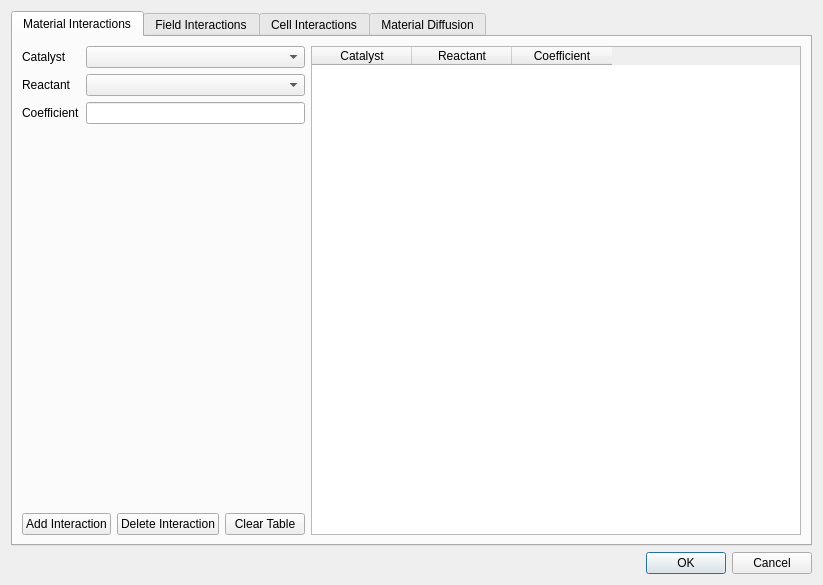
<?xml version="1.0" encoding="UTF-8"?>
<ui version="4.0">
 <class>NCMaterialsSteppableDlg</class>
 <widget class="QDialog" name="NCMaterialsSteppableDlg">
  <property name="geometry">
   <rect>
    <x>0</x>
    <y>0</y>
    <width>823</width>
    <height>585</height>
   </rect>
  </property>
  <property name="windowTitle">
   <string>NCMaterials Steppable: Please define noncellular material interactions</string>
  </property>
  <layout class="QGridLayout" name="gridLayout">
   <item row="1" column="0">
    <widget class="QDialogButtonBox" name="buttonBox">
     <property name="standardButtons">
      <set>QDialogButtonBox::Cancel|QDialogButtonBox::Ok</set>
     </property>
    </widget>
   </item>
   <item row="0" column="0">
    <widget class="QTabWidget" name="tabWidget">
     <property name="sizePolicy">
      <sizepolicy hsizetype="Minimum" vsizetype="Expanding">
       <horstretch>0</horstretch>
       <verstretch>0</verstretch>
      </sizepolicy>
     </property>
     <property name="minimumSize">
      <size>
       <width>0</width>
       <height>0</height>
      </size>
     </property>
     <property name="currentIndex">
      <number>0</number>
     </property>
     <widget class="QWidget" name="tab">
      <attribute name="title">
       <string>Material Interactions</string>
      </attribute>
      <layout class="QGridLayout" name="gridLayout_2">
       <item row="0" column="0">
        <layout class="QHBoxLayout" name="horizontalLayout" stretch="1,2">
         <item>
          <layout class="QVBoxLayout" name="verticalLayout_2">
           <item>
            <layout class="QFormLayout" name="formLayout">
             <item row="0" column="0">
              <widget class="QLabel" name="label">
               <property name="text">
                <string>Catalyst</string>
               </property>
              </widget>
             </item>
             <item row="0" column="1">
              <widget class="QComboBox" name="comboBox_mtlC"/>
             </item>
             <item row="1" column="0">
              <widget class="QLabel" name="label_2">
               <property name="text">
                <string>Reactant</string>
               </property>
              </widget>
             </item>
             <item row="1" column="1">
              <widget class="QComboBox" name="comboBox_mtlR"/>
             </item>
             <item row="2" column="0">
              <widget class="QLabel" name="label_3">
               <property name="text">
                <string>Coefficient</string>
               </property>
              </widget>
             </item>
             <item row="2" column="1">
              <widget class="QLineEdit" name="lineEdit_mtl"/>
             </item>
            </layout>
           </item>
           <item>
            <spacer name="verticalSpacer">
             <property name="orientation">
              <enum>Qt::Vertical</enum>
             </property>
             <property name="sizeHint" stdset="0">
              <size>
               <width>20</width>
               <height>40</height>
              </size>
             </property>
            </spacer>
           </item>
           <item>
            <layout class="QHBoxLayout" name="horizontalLayout_2">
             <item>
              <widget class="QPushButton" name="pushButton_mtlAdd">
               <property name="text">
                <string>Add Interaction</string>
               </property>
              </widget>
             </item>
             <item>
              <widget class="QPushButton" name="pushButton__mtlDel">
               <property name="text">
                <string>Delete Interaction</string>
               </property>
              </widget>
             </item>
             <item>
              <widget class="QPushButton" name="pushButton__mtlClear">
               <property name="text">
                <string>Clear Table</string>
               </property>
              </widget>
             </item>
            </layout>
           </item>
          </layout>
         </item>
         <item>
          <widget class="QTableWidget" name="tableWidget_mtl">
           <property name="sizePolicy">
            <sizepolicy hsizetype="Expanding" vsizetype="Expanding">
             <horstretch>0</horstretch>
             <verstretch>0</verstretch>
            </sizepolicy>
           </property>
           <column>
            <property name="text">
             <string>Catalyst</string>
            </property>
           </column>
           <column>
            <property name="text">
             <string>Reactant</string>
            </property>
           </column>
           <column>
            <property name="text">
             <string>Coefficient</string>
            </property>
           </column>
          </widget>
         </item>
        </layout>
       </item>
      </layout>
     </widget>
     <widget class="QWidget" name="tab_2">
      <attribute name="title">
       <string>Field Interactions</string>
      </attribute>
      <layout class="QGridLayout" name="gridLayout_3">
       <item row="0" column="0">
        <layout class="QHBoxLayout" name="horizontalLayout_3" stretch="1,2">
         <item>
          <layout class="QVBoxLayout" name="verticalLayout_3">
           <item>
            <layout class="QFormLayout" name="formLayout_2">
             <item row="0" column="0">
              <widget class="QLabel" name="label_4">
               <property name="text">
                <string>Catalyst</string>
               </property>
              </widget>
             </item>
             <item row="1" column="0">
              <widget class="QLabel" name="label_5">
               <property name="text">
                <string>Reactant</string>
               </property>
              </widget>
             </item>
             <item row="2" column="0">
              <widget class="QLabel" name="label_6">
               <property name="text">
                <string>Coefficient</string>
               </property>
              </widget>
             </item>
             <item row="0" column="1">
              <widget class="QComboBox" name="comboBox_fldC"/>
             </item>
             <item row="1" column="1">
              <widget class="QComboBox" name="comboBox_fldR"/>
             </item>
             <item row="2" column="1">
              <widget class="QLineEdit" name="lineEdit_fld"/>
             </item>
            </layout>
           </item>
           <item>
            <spacer name="verticalSpacer_2">
             <property name="orientation">
              <enum>Qt::Vertical</enum>
             </property>
             <property name="sizeHint" stdset="0">
              <size>
               <width>20</width>
               <height>40</height>
              </size>
             </property>
            </spacer>
           </item>
           <item>
            <layout class="QHBoxLayout" name="horizontalLayout_4">
             <item>
              <widget class="QPushButton" name="pushButton_fldAdd">
               <property name="text">
                <string>Add Interaction</string>
               </property>
              </widget>
             </item>
             <item>
              <widget class="QPushButton" name="pushButton_fldDel">
               <property name="text">
                <string>Delete Interaction</string>
               </property>
              </widget>
             </item>
             <item>
              <widget class="QPushButton" name="pushButton_fldClear">
               <property name="text">
                <string>Clear Table</string>
               </property>
              </widget>
             </item>
            </layout>
           </item>
          </layout>
         </item>
         <item>
          <widget class="QTableWidget" name="tableWidget_fld">
           <column>
            <property name="text">
             <string>Catalyst</string>
            </property>
           </column>
           <column>
            <property name="text">
             <string>Reactant</string>
            </property>
           </column>
           <column>
            <property name="text">
             <string>Coefficient</string>
            </property>
           </column>
          </widget>
         </item>
        </layout>
       </item>
      </layout>
     </widget>
     <widget class="QWidget" name="tab_3">
      <attribute name="title">
       <string>Cell Interactions</string>
      </attribute>
      <layout class="QGridLayout" name="gridLayout_4">
       <item row="0" column="0">
        <layout class="QHBoxLayout" name="horizontalLayout_5" stretch="1,2">
         <item>
          <layout class="QVBoxLayout" name="verticalLayout_4">
           <property name="sizeConstraint">
            <enum>QLayout::SetDefaultConstraint</enum>
           </property>
           <item>
            <layout class="QFormLayout" name="formLayout_3">
             <item row="0" column="0">
              <widget class="QLabel" name="label_7">
               <property name="text">
                <string>NCMaterial</string>
               </property>
              </widget>
             </item>
             <item row="1" column="0">
              <widget class="QLabel" name="label_8">
               <property name="text">
                <string>Cell Type</string>
               </property>
              </widget>
             </item>
             <item row="2" column="0">
              <widget class="QLabel" name="label_9">
               <property name="text">
                <string>Response Type</string>
               </property>
              </widget>
             </item>
             <item row="3" column="0">
              <widget class="QLabel" name="label_10">
               <property name="text">
                <string>Coefficient</string>
               </property>
              </widget>
             </item>
             <item row="0" column="1">
              <widget class="QComboBox" name="comboBox_cellM"/>
             </item>
             <item row="1" column="1">
              <widget class="QComboBox" name="comboBox_cellT"/>
             </item>
             <item row="2" column="1">
              <widget class="QComboBox" name="comboBox_cellR"/>
             </item>
             <item row="3" column="1">
              <widget class="QLineEdit" name="lineEdit_cell"/>
             </item>
             <item row="4" column="0">
              <widget class="QLabel" name="label_11">
               <property name="text">
                <string>New Cell Type: </string>
               </property>
              </widget>
             </item>
             <item row="4" column="1">
              <widget class="QComboBox" name="comboBox_cellT_New"/>
             </item>
            </layout>
           </item>
           <item>
            <spacer name="verticalSpacer_3">
             <property name="orientation">
              <enum>Qt::Vertical</enum>
             </property>
             <property name="sizeHint" stdset="0">
              <size>
               <width>20</width>
               <height>40</height>
              </size>
             </property>
            </spacer>
           </item>
           <item>
            <layout class="QHBoxLayout" name="horizontalLayout_6">
             <item>
              <widget class="QPushButton" name="pushButton_cellAdd">
               <property name="text">
                <string>Add Interaction</string>
               </property>
              </widget>
             </item>
             <item>
              <widget class="QPushButton" name="pushButton_cellDel">
               <property name="text">
                <string>Delete Interaction</string>
               </property>
              </widget>
             </item>
             <item>
              <widget class="QPushButton" name="pushButton_cellClear">
               <property name="text">
                <string>Clear Table</string>
               </property>
              </widget>
             </item>
            </layout>
           </item>
          </layout>
         </item>
         <item>
          <widget class="QTableWidget" name="tableWidget_cell">
           <property name="sizePolicy">
            <sizepolicy hsizetype="Expanding" vsizetype="Expanding">
             <horstretch>0</horstretch>
             <verstretch>0</verstretch>
            </sizepolicy>
           </property>
           <column>
            <property name="text">
             <string>NCMaterial</string>
            </property>
           </column>
           <column>
            <property name="text">
             <string>Cell Type</string>
            </property>
           </column>
           <column>
            <property name="text">
             <string>Response Type</string>
            </property>
           </column>
           <column>
            <property name="text">
             <string>Coefficient</string>
            </property>
           </column>
           <column>
            <property name="text">
             <string>New Cell Type</string>
            </property>
           </column>
          </widget>
         </item>
        </layout>
       </item>
      </layout>
     </widget>
     <widget class="QWidget" name="tab_4">
      <attribute name="title">
       <string>Material Diffusion</string>
      </attribute>
      <layout class="QGridLayout" name="gridLayout_5">
       <item row="0" column="0">
        <widget class="QTableWidget" name="tableWidget_diff">
         <column>
          <property name="text">
           <string>NCMaterial</string>
          </property>
         </column>
         <column>
          <property name="text">
           <string>Diffuses</string>
          </property>
         </column>
         <column>
          <property name="text">
           <string>Coefficient</string>
          </property>
         </column>
        </widget>
       </item>
      </layout>
     </widget>
    </widget>
   </item>
  </layout>
 </widget>
 <resources/>
 <connections/>
</ui>
